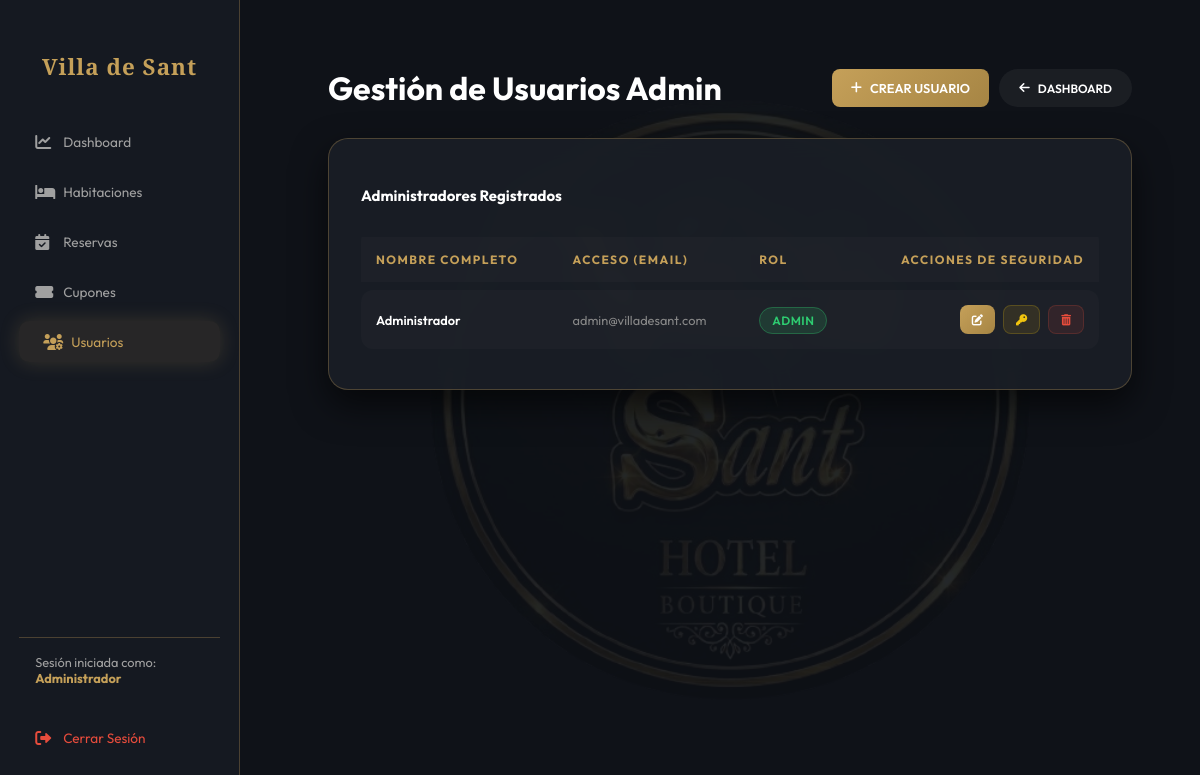
The app's page /?action=admin-usuarios (signed in) with its own data.
### tables this page shows
CREATE TABLE IF NOT EXISTS usuarios (
    id INT AUTO_INCREMENT PRIMARY KEY,
    nombre VARCHAR(100) NOT NULL,
    email VARCHAR(100) UNIQUE NOT NULL,
    password VARCHAR(255) NOT NULL,
    role ENUM('admin', 'staff') DEFAULT 'admin',
    created_at TIMESTAMP DEFAULT CURRENT_TIMESTAMP
);

### controllers/AdminController.php (called while the page is built, shortened)
<?php
class AdminController {
    public function usuarios() {
        require_once 'views/admin/usuarios.php';
    }
}
?>

### models/User.php (called while the page is built, shortened)
<?php
class User {
    private $conn;
    private $table_name = "usuarios";
    public function __construct($db) {
        $this->conn = $db;
    }
    public function getAll() {
        $query = "SELECT id, nombre, email, role, created_at FROM " . $this->table_name . " ORDER BY created_at DESC";
        $stmt = $this->conn->query($query);
        return $stmt->fetchAll(PDO::FETCH_ASSOC);
    }
}
?>

### views/admin/usuarios.php (the view, shortened to what this page needs)
<?php
require_once "models/User.php";
$database = new Database();
$db = $database->getConnection();
$userModel = new User($db);
$usuarios = $userModel->getAll();
include_once "views/layouts/admin_header.php";
?>
<div class="admin-container" style="color: white; padding: 20px;">
    <div style="display: flex; justify-content: space-between; align-items: center; margin-bottom: 30px; flex-wrap: wrap; gap: 15px;">
        <h2 class="serif gold-text" style="font-size: clamp(1.4rem, 4vw, 2rem); margin: 0;">Gestión de Usuarios Admin</h2>
        <div style="display: flex; gap: 10px;">
            <button onclick="showCreateForm()" class="btn-gold">
                <i class="fas fa-plus"></i> CREAR USUARIO
            </button>
            <a href="index.php?action=dashboard" class="btn-gold" style="padding: 10px 20px; font-size: 0.75rem; border-radius: 50px; background: rgba(255,255,255,0.05);">
                <i class="fas fa-arrow-left"></i> DASHBOARD
            </a>
        </div>
    </div>
    <div class="glass-card">
        <h3 class="serif gold-text" style="margin-bottom: 1.5rem;">Administradores Registrados</h3>
        <div class="admin-table-container" style="margin-top: 0; background: transparent; border: none;">
            <table style="width: 100%;">
                <thead style="background: rgba(255,255,255,0.02);">
                    <tr>
                        <th style="padding: 15px;">Nombre Completo</th>
                        <th style="padding: 15px;">Acceso (Email)</th>
                        <th style="padding: 15px;">Rol</th>
                        <th style="padding: 15px; text-align: right;">Acciones de Seguridad</th>
                    </tr>
                </thead>
                <tbody>
                    <?php foreach ($usuarios as $u): ?>
                    <tr style="border-bottom: 1px solid rgba(255,255,255,0.05);">
                        <td style="padding: 15px; font-weight: 600;"><?php echo htmlspecialchars($u['nombre']); ?></td>
                        <td style="padding: 15px; color: #888;"><?php echo htmlspecialchars($u['email']); ?></td>
                        <td style="padding: 15px;">
                            <span class="status-badge <?php echo $u['role'] == 'admin' ? 'status-available' : 'status-occupied'; ?>">
                                <?php echo strtoupper($u['role']); ?>
                            </span>
                        </td>
                        <td style="padding: 15px; text-align: right;">
                            <div style="display: flex; gap: 8px; justify-content: flex-end;">
                                <button onclick='editUser(<?php echo json_encode($u); ?>)' class="btn-gold" style="padding: 8px 12px; font-size: 0.7rem;" title="Editar Datos">
                                    <i class="fas fa-edit"></i>
                                </button>
                                <button onclick="promptResetPass(<?php echo htmlspecialchars(json_encode($u)); ?>)" class="btn-gold" style="padding: 8px 12px; font-size: 0.7rem; background: rgba(241, 196, 15, 0.1); border: 1px solid rgba(241, 196, 15, 0.2); color: #f1c40f;" title="Resetear Clave">
                                    <i class="fas fa-key"></i>
                                </button>
                                <button onclick="confirmDelete(<?php echo $u['id']; ?>)" class="btn-gold" style="padding: 8px 12px; font-size: 0.7rem; background: rgba(231, 76, 60, 0.1); border: 1px solid rgba(231, 76, 60, 0.2); color: #e74c3c;" title="Eliminar Acceso">
                                    <i class="fas fa-trash-alt"></i>
                                </button>
                            </div>
                        </td>
                    </tr>
                    <?php endforeach; ?>
                </tbody>
            </table>
        </div>
    </div>
</div>
<?php include_once "views/layouts/admin_footer.php"; ?>

### assets/css/admin.css (style rules this page uses)
:root { --primary: #c5a059; --primary-dark: #a68544; --bg-dark: #0f1218; --bg-sidebar: #151921; --card-bg: rgba(26, 30, 38, 0.9); --text: #e0e0e0; --text-muted: #a0a0a0; --gold-glow: 0 0 20px rgba(197, 160, 89, 0.2); --gold-border: rgba(197, 160, 89, 0.3); }
html, body { margin: 0; padding: 0; width: 100%; max-width: 100vw; overflow-x: hidden; scroll-behavior: smooth; -webkit-font-smoothing: antialiased; }
* { box-sizing: border-box; }
body { font-family: 'Outfit', sans-serif; background-color: var(--bg-dark); color: var(--text); display: flex; min-height: 100vh; font-size: 0.8rem; }
body::before { content: ''; position: fixed; top: 50%; left: calc(50% + 130px); transform: translate(-50%, -50%); width: 600px; height: 600px; background: url('../img/logo.png') no-repeat center; background-size: contain; opacity: 0.09; z-index: -1; pointer-events: none; }
.glass-card { background: var(--card-bg); backdrop-filter: blur(12px); border: 1px solid var(--gold-border); border-radius: 20px; padding: 2rem; box-shadow: 0 15px 35px rgba(0, 0, 0, 0.6); width: 100%; }
.btn-gold { background: linear-gradient(135deg, var(--primary), var(--primary-dark)); color: white; border: none; padding: 0.7rem 1.2rem; border-radius: 8px; font-family: 'Outfit', sans-serif; font-weight: 600; cursor: pointer; transition: all 0.3s; text-decoration: none; display: inline-flex; align-items: center; gap: 8px; font-size: 0.8rem; }
.admin-table-container { width: 100%; overflow-x: auto; border-radius: 12px; background: rgba(255, 255, 255, 0.01); border: 1px solid var(--gold-border); margin-top: 1.5rem; }
table { width: 100%; min-width: 100%; border-collapse: separate; border-spacing: 0 8px; }
th { color: var(--primary); text-transform: uppercase; font-size: 0.75rem; letter-spacing: 1.5px; padding: 1rem; text-align: left; }
td { padding: 1.2rem 1rem; background: rgba(255, 255, 255, 0.02); }
td:first-child { border-radius: 12px 0 0 12px; }
td:last-child { border-radius: 0 12px 12px 0; }
.status-badge { padding: 5px 12px; border-radius: 30px; font-size: 0.75rem; font-weight: 600; letter-spacing: 0.5px; }
.status-available { background: rgba(46, 204, 113, 0.15); color: #2ecc71; border: 1px solid rgba(46, 204, 113, 0.3); }

### records on screen
usuarios: nombre "Administrador", email "admin@villadesant.com", role "ADMIN"

### other values on screen
$_SESSION['nombre'] "Administrador"
